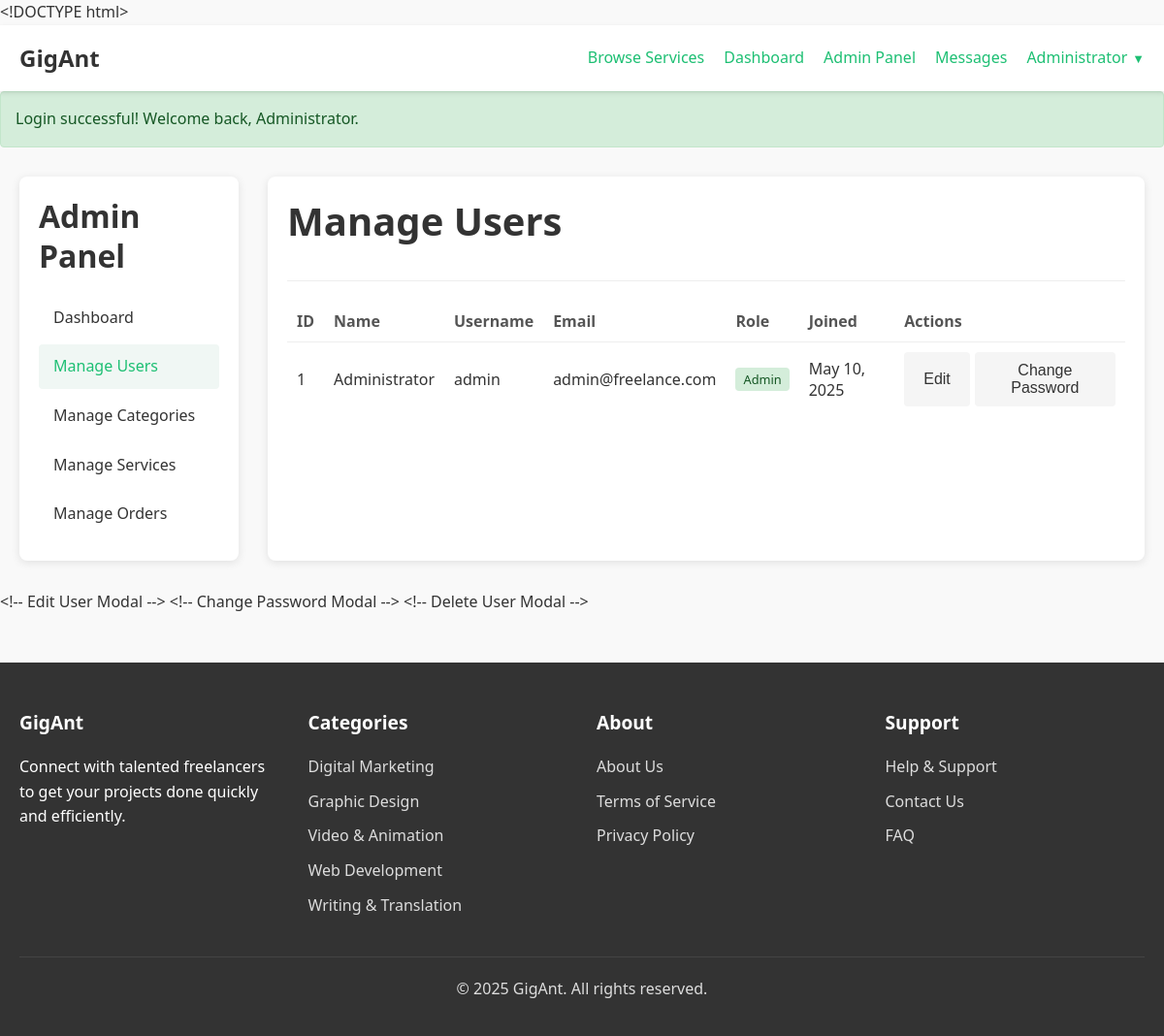
Before: /admin/users.php (signed in) with the older database file.
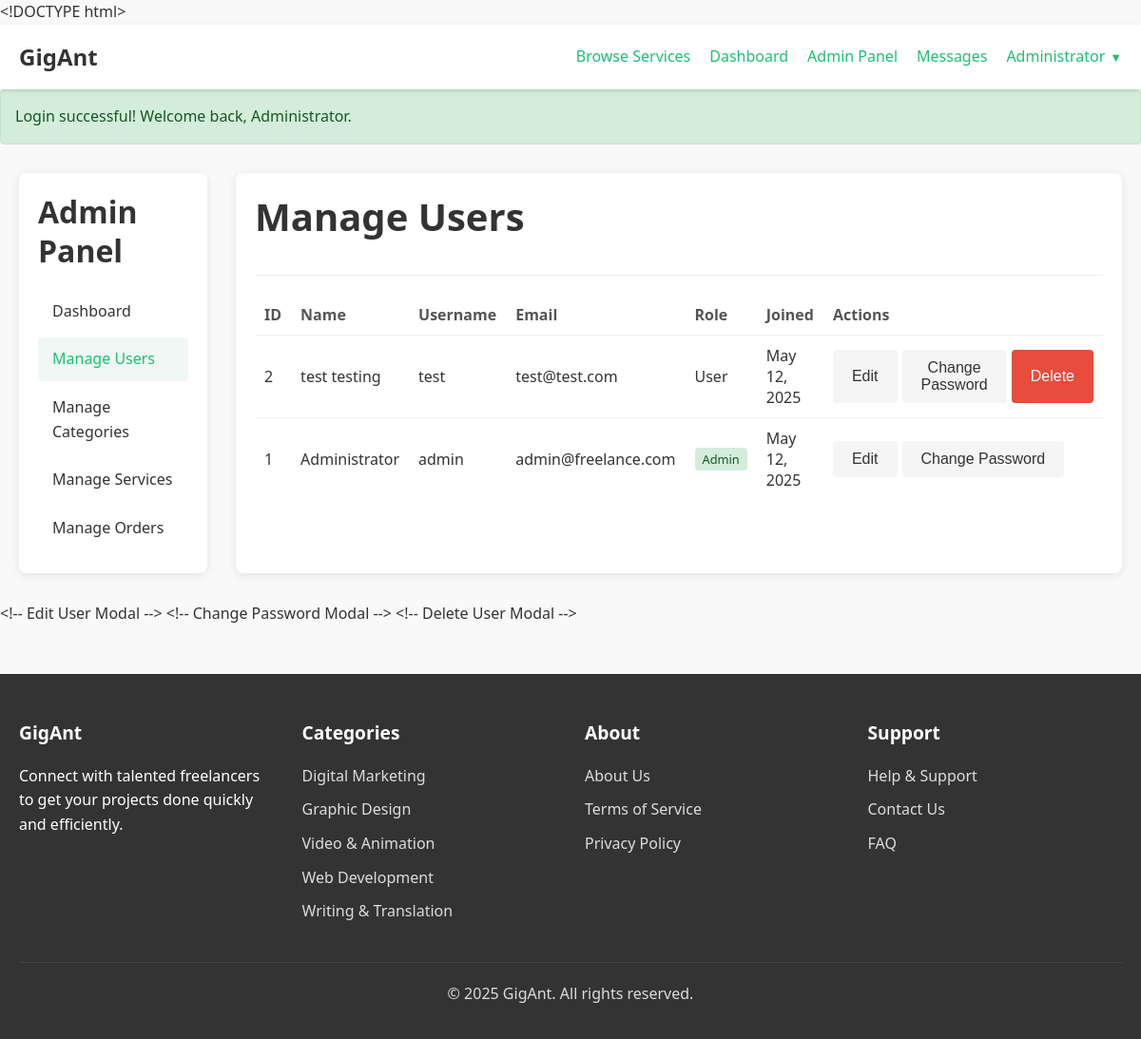
After: the same page with the newer database file.
### tables this page shows
CREATE TABLE users (
    id INTEGER PRIMARY KEY AUTOINCREMENT,
    username TEXT UNIQUE NOT NULL,
    password TEXT NOT NULL,
    email TEXT UNIQUE NOT NULL,
    name TEXT NOT NULL,
    bio TEXT,
    profile_image TEXT,
    is_admin INTEGER DEFAULT 0,
    created_at TIMESTAMP DEFAULT CURRENT_TIMESTAMP
  );

CREATE TABLE categories (
    id INTEGER PRIMARY KEY AUTOINCREMENT,
    name TEXT UNIQUE NOT NULL,
    description TEXT,
    parent_id INTEGER,
    FOREIGN KEY (parent_id) REFERENCES categories(id)
  );

### utils/auth.php (called while the page is built, shortened)
<?php
function isLoggedIn() {
  return isset($_SESSION['user_id']);
}
function getUserById($db, $userId) {
  $stmt = $db->prepare("SELECT * FROM users WHERE id = ?");
  $stmt->execute([$userId]);
  return $stmt->fetch();
}
function getCurrentUser($db) {
  return getUserById($db, $_SESSION['user_id']);
}

### admin/users.php (the view, shortened to what the changed rows need)
<?php
require_once('../database/connection.php');
require_once('../utils/auth.php');
$stmt = $db->query("SELECT * FROM users ORDER BY created_at DESC");
$users = $stmt->fetchAll();
?>
<html lang="en">
<head>
  <link rel="stylesheet" href="../css/styles.css">
</head>
<body>
  <?php include('../templates/header.php'); ?>
  <main>
    <div class="container">
      <div class="admin-container">
        <div class="admin-sidebar">
          <h2>Admin Panel</h2>
        </div>
        <div class="admin-content">
          <div class="admin-header">
            <h1>Manage Users</h1>
          </div>
          <table class="table">
            <thead>
              <tr>
                <th>ID</th>
                <th>Name</th>
                <th>Username</th>
                <th>Email</th>
                <th>Role</th>
                <th>Joined</th>
                <th>Actions</th>
              </tr>
            </thead>
            <tbody>
              <?php foreach ($users as $user): ?>
                <tr>
                  <td><?= $user['id'] ?></td>
                  <td><?= htmlspecialchars($user['name']) ?></td>
                  <td><?= htmlspecialchars($user['username']) ?></td>
                  <td><?= htmlspecialchars($user['email']) ?></td>
                  <td>
                    <?php if ($user['is_admin']): ?>
                      <span class="badge-admin">Admin</span>
                    <?php else: ?>
                      User
                    <?php endif; ?>
                  </td>
                  <td><?= date('M d, Y', strtotime($user['created_at'])) ?></td>
                  <td>
                    <div class="action-buttons">
                      <button class="btn-secondary edit-user-btn"
                              data-id="<?= $user['id'] ?>"
                              data-name="<?= htmlspecialchars($user['name']) ?>"
                              data-username="<?= htmlspecialchars($user['username']) ?>"
                              data-email="<?= htmlspecialchars($user['email']) ?>"
                              data-is-admin="<?= $user['is_admin'] ?>">
                        Edit
                      </button>
                      <button class="btn-secondary change-password-btn"
                              data-id="<?= $user['id'] ?>"
                              data-name="<?= htmlspecialchars($user['name']) ?>">
                        Change Password
                      </button>
                      <?php if ($user['id'] != $_SESSION['user_id']): ?>
                        <button class="btn-danger delete-user-btn"
                                data-id="<?= $user['id'] ?>"
                                data-name="<?= htmlspecialchars($user['name']) ?>">
                          Delete
                        </button>
                      <?php endif; ?>
                    </div>
                  </td>
                </tr>
              <?php endforeach; ?>
            </tbody>
          </table>
        </div>
      </div>
    </div>
  </main>
  <?php include('../templates/footer.php'); ?>
</body>
</html>

### templates/header.php (shortened to what the changed rows need)
<header>
  <div class="container">
    <nav>
      <ul class="user-nav">
        <?php if (isLoggedIn()): ?>
          <li class="messages">
            <a href="messages.php">
              Messages
            </a>
          </li>
          <li class="user-dropdown">
            <a href="javascript:void(0);" class="dropdown-toggle">
              <?php
                $user = getCurrentUser($db);
                echo htmlspecialchars($user['name']);
              ?>
              <span class="arrow">▼</span>
            </a>
          </li>
        <?php else: ?>
          <li><a href="login.php">Login</a></li>
          <li><a href="register.php" class="btn-primary">Join</a></li>
        <?php endif; ?>
      </ul>
    </nav>
  </div>
</header>

### templates/footer.php (shortened to what the changed rows need)
<footer>
  <div class="container">
    <div class="footer-grid">
      <div class="footer-column">
        <ul>
          <?php
            $stmt = $db->query("SELECT id, name FROM categories LIMIT 5");
            $footerCategories = $stmt->fetchAll(PDO::FETCH_ASSOC);
            foreach ($footerCategories as $category) {
              echo '<li><a href="search.php?category=' . $category['id'] . '">' . htmlspecialchars($category['name']) . '</a></li>';
            }
          ?>
        </ul>
      </div>
    </div>
  </div>
</footer>

Changed rows visible on the page:
changed users "Administrator": created_at "May 10, 2025" → "May 12, 2025"
added users: id "2", name "test testing", username "test", email "test@test.com", is_admin "User", created_at "May 12, 2025"
